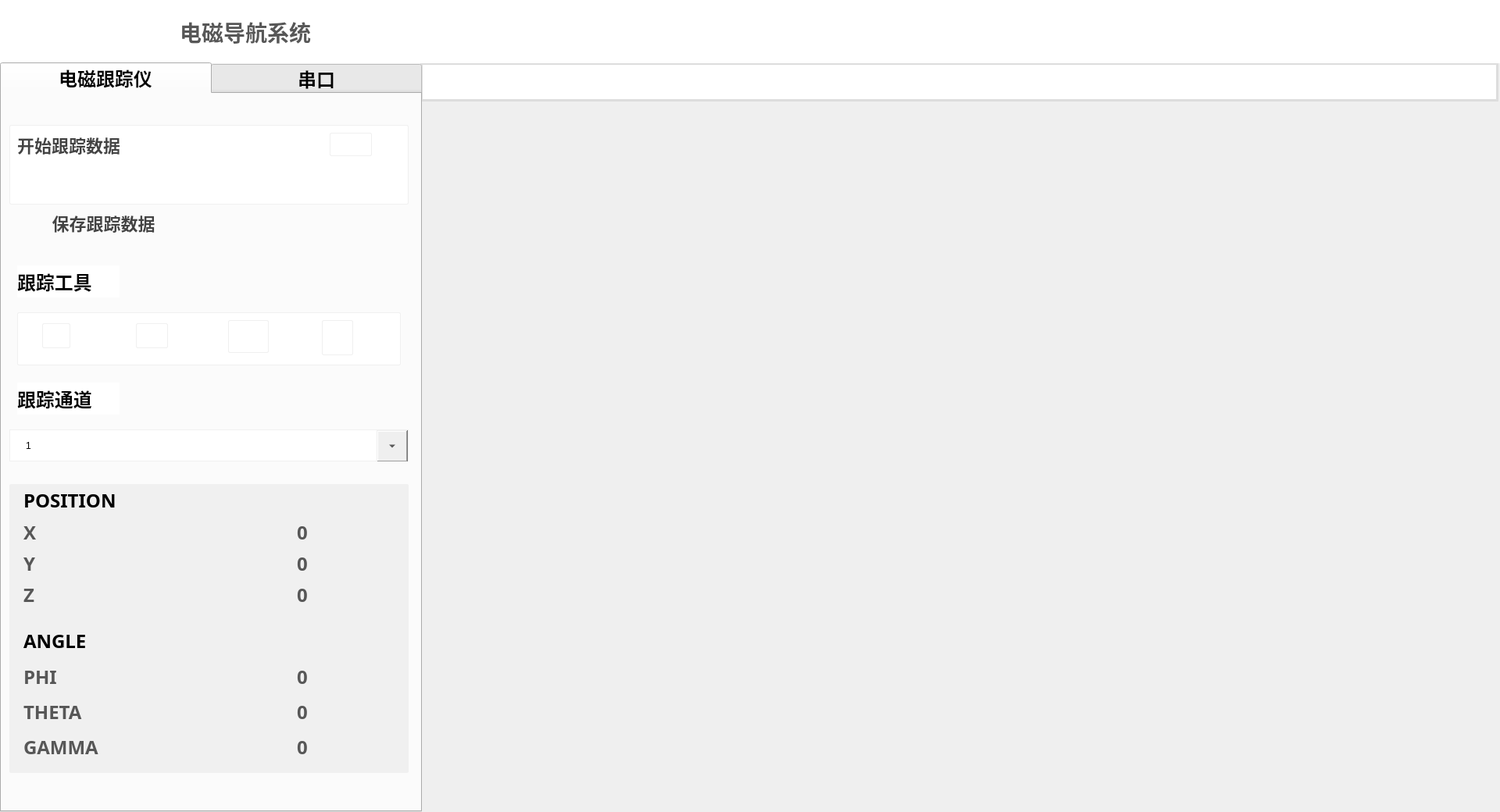
<?xml version="1.0" encoding="UTF-8"?>
<ui version="4.0">
 <class>MainWindow</class>
 <widget class="QMainWindow" name="MainWindow">
  <property name="geometry">
   <rect>
    <x>0</x>
    <y>0</y>
    <width>1920</width>
    <height>1040</height>
   </rect>
  </property>
  <property name="windowTitle">
   <string>MainWindow</string>
  </property>
  <property name="styleSheet">
   <string notr="true"/>
  </property>
  <widget class="QWidget" name="centralwidget">
   <widget class="QVTKWidget" name="vtkRW">
    <property name="geometry">
     <rect>
      <x>540</x>
      <y>130</y>
      <width>1380</width>
      <height>910</height>
     </rect>
    </property>
    <property name="minimumSize">
     <size>
      <width>0</width>
      <height>0</height>
     </size>
    </property>
   </widget>
   <widget class="QWidget" name="vtkcontroller" native="true">
    <property name="geometry">
     <rect>
      <x>538</x>
      <y>80</y>
      <width>1380</width>
      <height>50</height>
     </rect>
    </property>
    <property name="styleSheet">
     <string notr="true">background: #FFFFFF;
border: 3px solid rgba(87,87,87,0.20);</string>
    </property>
    <widget class="QPushButton" name="zoomin">
     <property name="geometry">
      <rect>
       <x>30</x>
       <y>10</y>
       <width>35</width>
       <height>35</height>
      </rect>
     </property>
     <property name="toolTip">
      <string>&lt;html&gt;&lt;head/&gt;&lt;body&gt;&lt;p&gt;&lt;span style=&quot; font-size:12pt;&quot;&gt;放大&lt;/span&gt;&lt;/p&gt;&lt;/body&gt;&lt;/html&gt;</string>
     </property>
     <property name="styleSheet">
      <string notr="true">QPushButton{
image: url(:/assets/fangda.png);
border:none}

QPushButton:hover{
background-color:rgb(220,220,220)}</string>
     </property>
     <property name="text">
      <string/>
     </property>
    </widget>
    <widget class="QPushButton" name="zoomout">
     <property name="geometry">
      <rect>
       <x>80</x>
       <y>10</y>
       <width>35</width>
       <height>35</height>
      </rect>
     </property>
     <property name="toolTip">
      <string>&lt;html&gt;&lt;head/&gt;&lt;body&gt;&lt;p&gt;&lt;span style=&quot; font-size:12pt;&quot;&gt;缩小&lt;/span&gt;&lt;/p&gt;&lt;/body&gt;&lt;/html&gt;</string>
     </property>
     <property name="styleSheet">
      <string notr="true">QPushButton{
image: url(:/assets/suoxiao.png);
border:none}

QPushButton:hover{
background-color:rgb(220,220,220)}</string>
     </property>
     <property name="text">
      <string/>
     </property>
    </widget>
    <widget class="QPushButton" name="viewreset">
     <property name="geometry">
      <rect>
       <x>130</x>
       <y>10</y>
       <width>35</width>
       <height>35</height>
      </rect>
     </property>
     <property name="toolTip">
      <string notr="true">&lt;html&gt;&lt;head/&gt;&lt;body&gt;&lt;p&gt;&lt;span style=&quot; font-size:12pt;&quot;&gt;视角重置&lt;/span&gt;&lt;/p&gt;&lt;/body&gt;&lt;/html&gt;</string>
     </property>
     <property name="whatsThis">
      <string notr="true"/>
     </property>
     <property name="styleSheet">
      <string notr="true">QPushButton{
image: url(:/assets/sanwei.png);
border:none}

QPushButton:hover{
background-color:rgb(220,220,220)}</string>
     </property>
     <property name="text">
      <string/>
     </property>
    </widget>
   </widget>
   <widget class="QWidget" name="ariemedititle" native="true">
    <property name="geometry">
     <rect>
      <x>0</x>
      <y>0</y>
      <width>1920</width>
      <height>81</height>
     </rect>
    </property>
    <property name="styleSheet">
     <string notr="true">background: #FFFFFF;</string>
    </property>
    <widget class="QLabel" name="title">
     <property name="geometry">
      <rect>
       <x>230</x>
       <y>20</y>
       <width>191</width>
       <height>41</height>
      </rect>
     </property>
     <property name="styleSheet">
      <string notr="true">font-family: AlibabaPuHuiTiB;
font-size: 28px;
color: #575757;
text-align: center;
font-weight: 700;</string>
     </property>
     <property name="text">
      <string>电磁导航系统</string>
     </property>
    </widget>
    <widget class="QLabel" name="ariemedilogo">
     <property name="geometry">
      <rect>
       <x>10</x>
       <y>15</y>
       <width>200</width>
       <height>50</height>
      </rect>
     </property>
     <property name="styleSheet">
      <string notr="true">image: url(:/assets/logo.png);</string>
     </property>
     <property name="text">
      <string/>
     </property>
    </widget>
   </widget>
   <widget class="QTabWidget" name="navi">
    <property name="geometry">
     <rect>
      <x>0</x>
      <y>80</y>
      <width>540</width>
      <height>960</height>
     </rect>
    </property>
    <property name="contextMenuPolicy">
     <enum>Qt::DefaultContextMenu</enum>
    </property>
    <property name="styleSheet">
     <string notr="true">QTabBar::tab{width:270}
QTabBar::tab{height:40}
QTabBar::tab{font-family: AlibabaPuHuiTiM}
QTabBar::tab{font-size: 24px}
QTabBar::tab{font-weight: 500}
</string>
    </property>
    <property name="currentIndex">
     <number>0</number>
    </property>
    <widget class="QWidget" name="naviPage1">
     <attribute name="title">
      <string>电磁跟踪仪</string>
     </attribute>
     <widget class="QLabel" name="label">
      <property name="geometry">
       <rect>
        <x>20</x>
        <y>220</y>
        <width>131</width>
        <height>41</height>
       </rect>
      </property>
      <property name="styleSheet">
       <string notr="true">font-family: AlibabaPuHuiTiM;
font-size: 24px;
color: #000000;
text-align: center;
line-height: 30px;
font-weight: 500;
background: #FFFFFF;</string>
      </property>
      <property name="text">
       <string>跟踪工具</string>
      </property>
     </widget>
     <widget class="QLabel" name="label_2">
      <property name="geometry">
       <rect>
        <x>20</x>
        <y>370</y>
        <width>131</width>
        <height>41</height>
       </rect>
      </property>
      <property name="styleSheet">
       <string notr="true">font-family: AlibabaPuHuiTiM;
font-size: 24px;
color: #000000;
text-align: center;
line-height: 30px;
font-weight: 500;
background: #FFFFFF;</string>
      </property>
      <property name="text">
       <string>跟踪通道</string>
      </property>
     </widget>
     <widget class="QComboBox" name="SelectCH">
      <property name="geometry">
       <rect>
        <x>10</x>
        <y>430</y>
        <width>511</width>
        <height>41</height>
       </rect>
      </property>
      <property name="styleSheet">
       <string notr="true">QComboBox {border: 1px solid #F0F0F0;
padding-left:20px;font: 70 20pt &quot;Bahnschrift SemiBold Condensed&quot;;} 
QComboBox::down-arrow {border-image: url(:/assets/xiala.png);height:41px;width:40px;} 
QComboBox::drop-down{
width: 40px;
height: 41px;}
</string>
      </property>
      <item>
       <property name="text">
        <string>1</string>
       </property>
      </item>
      <item>
       <property name="text">
        <string>2</string>
       </property>
      </item>
      <item>
       <property name="text">
        <string>3</string>
       </property>
      </item>
      <item>
       <property name="text">
        <string>4</string>
       </property>
      </item>
      <item>
       <property name="text">
        <string>5</string>
       </property>
      </item>
      <item>
       <property name="text">
        <string>ALL</string>
       </property>
      </item>
     </widget>
     <widget class="QWidget" name="widget" native="true">
      <property name="geometry">
       <rect>
        <x>20</x>
        <y>280</y>
        <width>491</width>
        <height>68</height>
       </rect>
      </property>
      <property name="styleSheet">
       <string notr="true">background: #FFFFFF;
border: 1px solid #F0F0F0;
border-radius: 2px;</string>
      </property>
      <widget class="QPushButton" name="pushButton">
       <property name="geometry">
        <rect>
         <x>390</x>
         <y>10</y>
         <width>40</width>
         <height>45</height>
        </rect>
       </property>
       <property name="styleSheet">
        <string notr="true">QPushButton{
border-image: url(:/assets/chuanganqijiaju.png);
}
QPushButton:hover{
border-image: url(:/assets/chuanganqijiajubeifen.png);}</string>
       </property>
       <property name="text">
        <string/>
       </property>
      </widget>
      <widget class="QPushButton" name="pushButton_2">
       <property name="geometry">
        <rect>
         <x>270</x>
         <y>10</y>
         <width>52</width>
         <height>42</height>
        </rect>
       </property>
       <property name="styleSheet">
        <string notr="true">QPushButton{
border-image: url(:/assets/tuzhen.png);
}
QPushButton:hover{
border-image: url(:/assets/tuzhenbeifen2.png);}</string>
       </property>
       <property name="text">
        <string/>
       </property>
      </widget>
      <widget class="QPushButton" name="pushButton_3">
       <property name="geometry">
        <rect>
         <x>152</x>
         <y>14</y>
         <width>41</width>
         <height>32</height>
        </rect>
       </property>
       <property name="styleSheet">
        <string notr="true">QPushButton{
border-image: url(:/assets/tiepian2.png);
}
QPushButton:hover{
border-image: url(:/assets/tiepian2beifen.png);}</string>
       </property>
       <property name="text">
        <string/>
       </property>
       <property name="iconSize">
        <size>
         <width>41</width>
         <height>32</height>
        </size>
       </property>
      </widget>
      <widget class="QPushButton" name="pushButton_4">
       <property name="geometry">
        <rect>
         <x>32</x>
         <y>14</y>
         <width>36</width>
         <height>32</height>
        </rect>
       </property>
       <property name="styleSheet">
        <string notr="true">QPushButton{
border-image: url(:/assets/tiepian1.png);
}
QPushButton:hover{
border-image: url(:/assets/tiepian1beifen.png);}</string>
       </property>
       <property name="text">
        <string/>
       </property>
       <property name="iconSize">
        <size>
         <width>41</width>
         <height>32</height>
        </size>
       </property>
      </widget>
     </widget>
     <widget class="QWidget" name="widget_2" native="true">
      <property name="geometry">
       <rect>
        <x>10</x>
        <y>500</y>
        <width>511</width>
        <height>370</height>
       </rect>
      </property>
      <property name="styleSheet">
       <string notr="true">background: #F0F0F0;
border: 1px solid #F0F0F0;
border-radius: 2px;</string>
      </property>
      <widget class="QLabel" name="position">
       <property name="geometry">
        <rect>
         <x>10</x>
         <y>0</y>
         <width>151</width>
         <height>41</height>
        </rect>
       </property>
       <property name="styleSheet">
        <string notr="true">font-family: AlibabaPuHuiTiB;
font-size: 24px;
color: #000000;
text-align: center;
line-height: 20px;
font-weight: 700;</string>
       </property>
       <property name="text">
        <string>POSITION</string>
       </property>
      </widget>
      <widget class="QLabel" name="angle">
       <property name="geometry">
        <rect>
         <x>10</x>
         <y>180</y>
         <width>151</width>
         <height>41</height>
        </rect>
       </property>
       <property name="styleSheet">
        <string notr="true">font-family: AlibabaPuHuiTiB;
font-size: 24px;
color: #000000;
text-align: center;
line-height: 20px;
font-weight: 700;</string>
       </property>
       <property name="text">
        <string>ANGLE</string>
       </property>
      </widget>
      <widget class="QLabel" name="X">
       <property name="geometry">
        <rect>
         <x>10</x>
         <y>45</y>
         <width>83</width>
         <height>33</height>
        </rect>
       </property>
       <property name="styleSheet">
        <string notr="true">font-family: AlibabaPuHuiTiM;
font-size: 24px;
color: #575757;
text-align: left;
font-weight: 500;</string>
       </property>
       <property name="text">
        <string>X</string>
       </property>
      </widget>
      <widget class="QLabel" name="Y">
       <property name="geometry">
        <rect>
         <x>10</x>
         <y>85</y>
         <width>83</width>
         <height>33</height>
        </rect>
       </property>
       <property name="styleSheet">
        <string notr="true">font-family: AlibabaPuHuiTiM;
font-size: 24px;
color: #575757;
text-align: left;
font-weight: 500;</string>
       </property>
       <property name="text">
        <string>Y</string>
       </property>
      </widget>
      <widget class="QLabel" name="Z">
       <property name="geometry">
        <rect>
         <x>10</x>
         <y>125</y>
         <width>83</width>
         <height>33</height>
        </rect>
       </property>
       <property name="styleSheet">
        <string notr="true">font-family: AlibabaPuHuiTiM;
font-size: 24px;
color: #575757;
text-align: left;
font-weight: 500;</string>
       </property>
       <property name="text">
        <string>Z</string>
       </property>
      </widget>
      <widget class="QLabel" name="positionX">
       <property name="geometry">
        <rect>
         <x>360</x>
         <y>45</y>
         <width>131</width>
         <height>33</height>
        </rect>
       </property>
       <property name="styleSheet">
        <string notr="true">font-family: AlibabaPuHuiTiM;
font-size: 24px;
color: #575757;
text-align: left;
font-weight: 500;</string>
       </property>
       <property name="text">
        <string>0</string>
       </property>
      </widget>
      <widget class="QLabel" name="positionY">
       <property name="geometry">
        <rect>
         <x>360</x>
         <y>85</y>
         <width>131</width>
         <height>33</height>
        </rect>
       </property>
       <property name="styleSheet">
        <string notr="true">font-family: AlibabaPuHuiTiM;
font-size: 24px;
color: #575757;
text-align: left;
font-weight: 500;</string>
       </property>
       <property name="text">
        <string>0</string>
       </property>
      </widget>
      <widget class="QLabel" name="positionZ">
       <property name="geometry">
        <rect>
         <x>360</x>
         <y>125</y>
         <width>131</width>
         <height>33</height>
        </rect>
       </property>
       <property name="styleSheet">
        <string notr="true">font-family: AlibabaPuHuiTiM;
font-size: 24px;
color: #575757;
text-align: left;
font-weight: 500;</string>
       </property>
       <property name="text">
        <string>0</string>
       </property>
      </widget>
      <widget class="QLabel" name="anglephi">
       <property name="geometry">
        <rect>
         <x>360</x>
         <y>230</y>
         <width>131</width>
         <height>33</height>
        </rect>
       </property>
       <property name="styleSheet">
        <string notr="true">font-family: AlibabaPuHuiTiM;
font-size: 24px;
color: #575757;
text-align: left;
font-weight: 500;</string>
       </property>
       <property name="text">
        <string>0</string>
       </property>
      </widget>
      <widget class="QLabel" name="angletheta">
       <property name="geometry">
        <rect>
         <x>360</x>
         <y>275</y>
         <width>131</width>
         <height>33</height>
        </rect>
       </property>
       <property name="styleSheet">
        <string notr="true">font-family: AlibabaPuHuiTiM;
font-size: 24px;
color: #575757;
text-align: left;
font-weight: 500;</string>
       </property>
       <property name="text">
        <string>0</string>
       </property>
      </widget>
      <widget class="QLabel" name="anglegamma">
       <property name="geometry">
        <rect>
         <x>360</x>
         <y>320</y>
         <width>131</width>
         <height>33</height>
        </rect>
       </property>
       <property name="styleSheet">
        <string notr="true">font-family: AlibabaPuHuiTiM;
font-size: 24px;
color: #575757;
text-align: left;
font-weight: 500;</string>
       </property>
       <property name="text">
        <string>0</string>
       </property>
      </widget>
      <widget class="QLabel" name="phi">
       <property name="geometry">
        <rect>
         <x>10</x>
         <y>230</y>
         <width>151</width>
         <height>33</height>
        </rect>
       </property>
       <property name="styleSheet">
        <string notr="true">font-family: AlibabaPuHuiTiM;
font-size: 24px;
color: #575757;
text-align: left;
font-weight: 500;</string>
       </property>
       <property name="text">
        <string>PHI</string>
       </property>
      </widget>
      <widget class="QLabel" name="theta">
       <property name="geometry">
        <rect>
         <x>10</x>
         <y>275</y>
         <width>151</width>
         <height>33</height>
        </rect>
       </property>
       <property name="styleSheet">
        <string notr="true">font-family: AlibabaPuHuiTiM;
font-size: 24px;
color: #575757;
text-align: left;
font-weight: 500;</string>
       </property>
       <property name="text">
        <string>THETA</string>
       </property>
      </widget>
      <widget class="QLabel" name="gamma">
       <property name="geometry">
        <rect>
         <x>10</x>
         <y>320</y>
         <width>151</width>
         <height>33</height>
        </rect>
       </property>
       <property name="styleSheet">
        <string notr="true">font-family: AlibabaPuHuiTiM;
font-size: 24px;
color: #575757;
text-align: left;
font-weight: 500;</string>
       </property>
       <property name="text">
        <string>GAMMA</string>
       </property>
      </widget>
     </widget>
     <widget class="QWidget" name="widget_3" native="true">
      <property name="geometry">
       <rect>
        <x>10</x>
        <y>40</y>
        <width>511</width>
        <height>102</height>
       </rect>
      </property>
      <property name="styleSheet">
       <string notr="true">background: #FFFFFF;
border: 1px solid #F0F0F0;
border-radius: 2px;</string>
      </property>
      <widget class="QLabel" name="label_4">
       <property name="geometry">
        <rect>
         <x>10</x>
         <y>10</y>
         <width>171</width>
         <height>31</height>
        </rect>
       </property>
       <property name="styleSheet">
        <string notr="true">font-family: AlibabaPuHuiTiM;
font-size: 22px;
color: #434343;
border:0px;
text-align: left;
font-weight: 500;</string>
       </property>
       <property name="text">
        <string>开始跟踪数据</string>
       </property>
      </widget>
      <widget class="SwitchButton" name="TrackButton" native="true">
       <property name="geometry">
        <rect>
         <x>410</x>
         <y>10</y>
         <width>54</width>
         <height>30</height>
        </rect>
       </property>
      </widget>
     </widget>
     <widget class="QPushButton" name="savebutton">
      <property name="geometry">
       <rect>
        <x>20</x>
        <y>150</y>
        <width>221</width>
        <height>31</height>
       </rect>
      </property>
      <property name="styleSheet">
       <string notr="true">QPushButton{
background-color: qlineargradient(spread:pad,  x1:0, x2:0, y1:0, y2:1,  
stop: 0 rgba(255,255,255,1),
stop: 1 rgba(198,198,198,1));


border-radius: 5px;
opacity: 0.84;
font-family: AlibabaPuHuiTiM;
font-size: 22px;
color: #434343;
text-align: mid;
font-weight: 500;

}

QPushButton:hover{
background-color: qlineargradient(spread:pad,  x1:0, x2:0, y1:0, y2:1,  
stop: 0 rgba(84,187,255,1),
stop: 1 rgba(37,130,191,1));
border-radius: 5px;
font-family: AlibabaPuHuiTiM;
font-size: 22px;
color: #FFFFFF;
text-align: mid;
font-weight: 500;
}</string>
      </property>
      <property name="text">
       <string>保存跟踪数据</string>
      </property>
     </widget>
    </widget>
    <widget class="QWidget" name="chuankou">
     <property name="styleSheet">
      <string notr="true">color:#fff;
background: #FFFFFF;
font-family: AlibabaPuHuiTiM;
font-size: 24px;
color: #000000;
text-align: center;
line-height: 30px;
font-weight: 500;</string>
     </property>
     <attribute name="title">
      <string>串口</string>
     </attribute>
     <widget class="QComboBox" name="chooseport">
      <property name="geometry">
       <rect>
        <x>40</x>
        <y>70</y>
        <width>471</width>
        <height>41</height>
       </rect>
      </property>
      <property name="styleSheet">
       <string notr="true">QComboBox {border: 1px solid #F0F0F0;
padding-left:20px;font: 70 20pt &quot;Bahnschrift SemiBold Condensed&quot;;} 
QComboBox::down-arrow {border-image: url(:/assets/xiala.png);height:41px;width:40px;} 
QComboBox::drop-down{
width: 40px;
height: 41px;}</string>
      </property>
      <property name="currentIndex">
       <number>3</number>
      </property>
      <item>
       <property name="text">
        <string>COM0</string>
       </property>
      </item>
      <item>
       <property name="text">
        <string>COM1</string>
       </property>
      </item>
      <item>
       <property name="text">
        <string>COM2</string>
       </property>
      </item>
      <item>
       <property name="text">
        <string>COM3</string>
       </property>
      </item>
      <item>
       <property name="text">
        <string>COM4</string>
       </property>
      </item>
      <item>
       <property name="text">
        <string>COM5</string>
       </property>
      </item>
      <item>
       <property name="text">
        <string>COM6</string>
       </property>
      </item>
     </widget>
     <widget class="QPushButton" name="openport">
      <property name="geometry">
       <rect>
        <x>50</x>
        <y>260</y>
        <width>181</width>
        <height>41</height>
       </rect>
      </property>
      <property name="styleSheet">
       <string notr="true">QPushButton{
background-color: qlineargradient(spread:pad,  x1:0, x2:0, y1:0, y2:1,  
stop: 0 rgba(255,255,255,1),
stop: 1 rgba(198,198,198,1));


border-radius: 5px;
opacity: 0.84;
font-family: AlibabaPuHuiTiM;
font-size: 22px;
color: #434343;
text-align: mid;
font-weight: 500;

}

QPushButton:hover{
background-color: qlineargradient(spread:pad,  x1:0, x2:0, y1:0, y2:1,  
stop: 0 rgba(84,187,255,1),
stop: 1 rgba(37,130,191,1));
border-radius: 5px;
font-family: AlibabaPuHuiTiM;
font-size: 22px;
color: #FFFFFF;
text-align: mid;
font-weight: 500;
}</string>
      </property>
      <property name="text">
       <string>打开串口</string>
      </property>
     </widget>
     <widget class="QPushButton" name="closeport">
      <property name="geometry">
       <rect>
        <x>290</x>
        <y>260</y>
        <width>181</width>
        <height>41</height>
       </rect>
      </property>
      <property name="styleSheet">
       <string notr="true">QPushButton{
background-color: qlineargradient(spread:pad,  x1:0, x2:0, y1:0, y2:1,  
stop: 0 rgba(255,255,255,1),
stop: 1 rgba(198,198,198,1));


border-radius: 5px;
opacity: 0.84;
font-family: AlibabaPuHuiTiM;
font-size: 22px;
color: #434343;
text-align: mid;
font-weight: 500;

}

QPushButton:hover{
background-color: qlineargradient(spread:pad,  x1:0, x2:0, y1:0, y2:1,  
stop: 0 rgba(84,187,255,1),
stop: 1 rgba(37,130,191,1));
border-radius: 5px;
font-family: AlibabaPuHuiTiM;
font-size: 22px;
color: #FFFFFF;
text-align: mid;
font-weight: 500;
}</string>
      </property>
      <property name="text">
       <string>关闭串口</string>
      </property>
     </widget>
     <widget class="QTextEdit" name="textEdit">
      <property name="geometry">
       <rect>
        <x>40</x>
        <y>360</y>
        <width>431</width>
        <height>241</height>
       </rect>
      </property>
      <property name="styleSheet">
       <string notr="true">font-family: AlibabaPuHuiTiM;
font-size: 16px;
color: #434343;
text-align: left;
font-weight: 500;</string>
      </property>
     </widget>
     <widget class="QLabel" name="label_3">
      <property name="geometry">
       <rect>
        <x>40</x>
        <y>30</y>
        <width>101</width>
        <height>21</height>
       </rect>
      </property>
      <property name="text">
       <string>串口选择</string>
      </property>
     </widget>
     <widget class="QLabel" name="label_9">
      <property name="geometry">
       <rect>
        <x>40</x>
        <y>130</y>
        <width>131</width>
        <height>31</height>
       </rect>
      </property>
      <property name="text">
       <string>波特率设置</string>
      </property>
     </widget>
     <widget class="QComboBox" name="setboud">
      <property name="geometry">
       <rect>
        <x>40</x>
        <y>180</y>
        <width>471</width>
        <height>41</height>
       </rect>
      </property>
      <property name="styleSheet">
       <string notr="true">QComboBox {border: 1px solid #F0F0F0;
padding-left:20px;font: 70 20pt &quot;Bahnschrift SemiBold Condensed&quot;;} 
QComboBox::down-arrow {border-image: url(:/assets/xiala.png);height:41px;width:40px;} 
QComboBox::drop-down{
width: 40px;
height: 41px;}</string>
      </property>
      <property name="currentIndex">
       <number>5</number>
      </property>
      <item>
       <property name="text">
        <string>4800</string>
       </property>
      </item>
      <item>
       <property name="text">
        <string>9600</string>
       </property>
      </item>
      <item>
       <property name="text">
        <string>19200</string>
       </property>
      </item>
      <item>
       <property name="text">
        <string>28800</string>
       </property>
      </item>
      <item>
       <property name="text">
        <string>115200</string>
       </property>
      </item>
      <item>
       <property name="text">
        <string>230400</string>
       </property>
      </item>
      <item>
       <property name="text">
        <string>256000</string>
       </property>
      </item>
     </widget>
    </widget>
   </widget>
  </widget>
 </widget>
 <customwidgets>
  <customwidget>
   <class>QVTKWidget</class>
   <extends>QWidget</extends>
   <header>QVTKWidget.h</header>
  </customwidget>
  <customwidget>
   <class>SwitchButton</class>
   <extends>QWidget</extends>
   <header>ButtonUI.h</header>
   <container>1</container>
  </customwidget>
 </customwidgets>
 <resources/>
 <connections/>
</ui>
